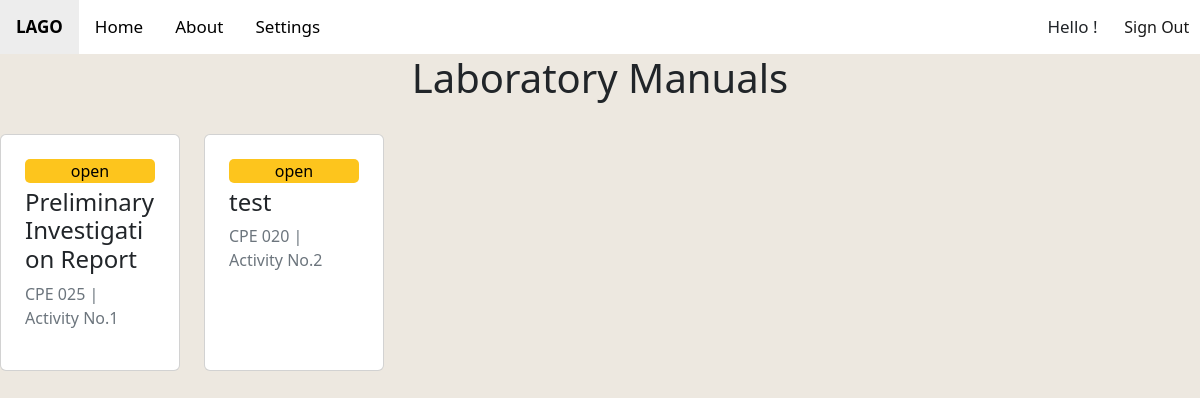
The page /home/view/ (signed in) on the database as committed earlier.
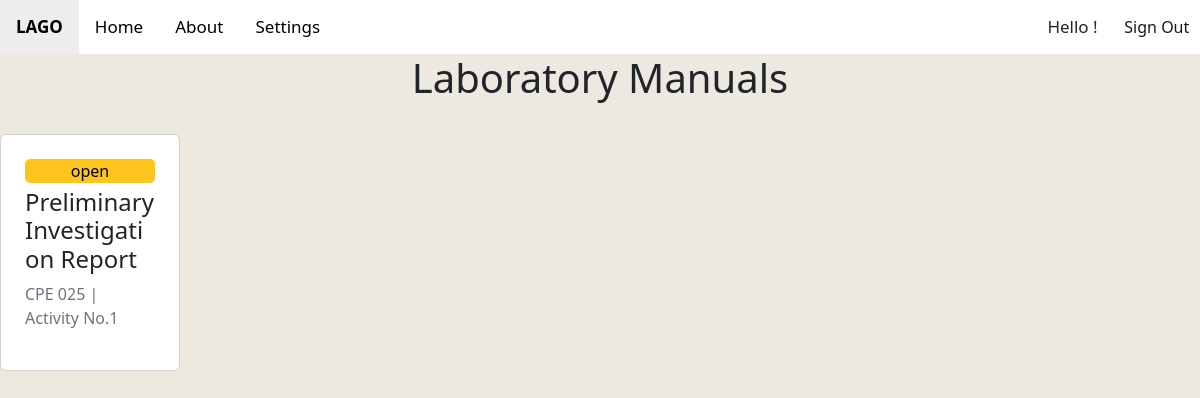
The same page on the database as committed later.
### main/models.py (models this page shows, shortened)
class labmanual(models.Model):
    id = models.AutoField(primary_key=True)
    act_no = models.IntegerField()
    lab_title = models.CharField(max_length=50)
    course_code = models.CharField(max_length=50)
    objective = models.TextField()
    ilos = models.TextField()
    discussion = models.TextField()
    res = models.TextField()
    procedures = RichTextField(blank=True, null=True)
    questions = models.TextField()
    supplementary = models.TextField()

### main/views.py (the view)
# urls.py: path("home/view/", login_required(PostListView.as_view(),login_url='/'), name="blog-home"),
class PostListView(ListView):
    model = labmanual
    labmanual_list = labmanual.objects.all()
    template_name = 'main/view.html'
    context_object_name: 'labmanual_list'

### main/templates/main/view.html (shortened to what this page needs)
{% extends 'main/base.html' %}
{% block previous %}
  <a href=".." class="active"><b>LAGO</b></a>
{% endblock %}
{% block body %}
  <h1 style="text-align:center">Laboratory Manuals</h1><br>
  <div class="row">
    {% for m in labmanual_list %}
    <div class="col-lg-2 col-md-6 col-sm-12 pb-4">
      <div class="card h-100 p-4">
        <a href="{% url 'post-detail' m.id %}" class="btnwarning" style="text-align: center;text-decoration:none;color:black">open</a>
        <h4>{{m.lab_title}}</h4>
        <p class="text-muted">{{m.course_code}} | Activity No.{{m.act_no}}</p>
      </div>
    </div>
    {% empty %}
    <p>No laboratory manual added.</p>
    {% endfor %}
  </div>
{% endblock %}

Rows that differ between the two databases and show on the page:
removed labmanual: lab_title "test", course_code "CPE 020", act_no "2"
